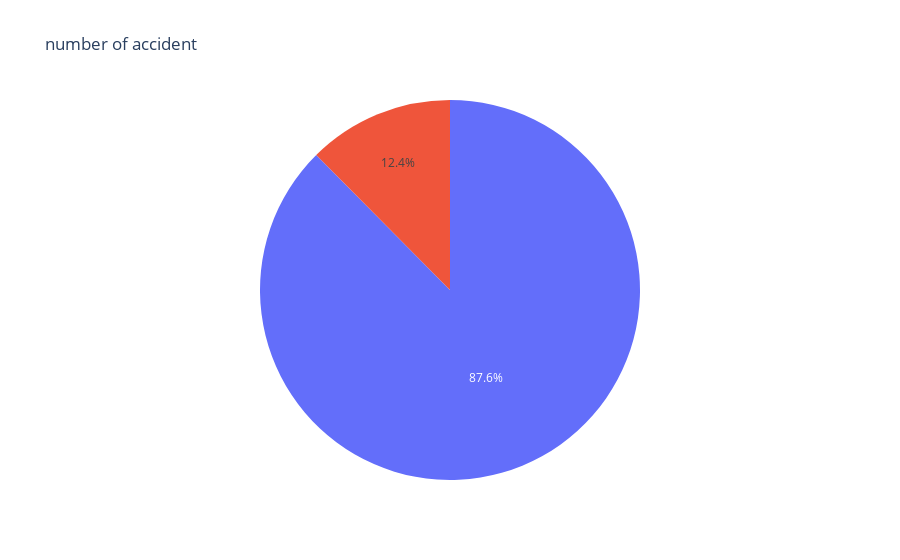

The notebook cell this image was saved under:
### Code cell
labels= ['day', 'night']

fig= px.pie(d,  values='Start_Time', labels= labels, title='number of accident', 
            color_discrete_map={'night': 'red',
                               'day': 'blue'})
fig.show()

### Figure 1 — Plotly figure (JSON) as saved in the notebook; plotly's stock layout.template omitted (floating-point values rounded to 4 significant figures)
{"data": [{"domain": {"x": [0, 1], "y": [0, 1]}, "hovertemplate": "Start_Time=%{value}<extra></extra>", "legendgroup": "", "name": "", "showlegend": false, "type": "pie", "values": [2979765, 422969]}], "layout": {"legend": {"tracegroupgap": 0}, "title": {"text": "number of accident"}}}
